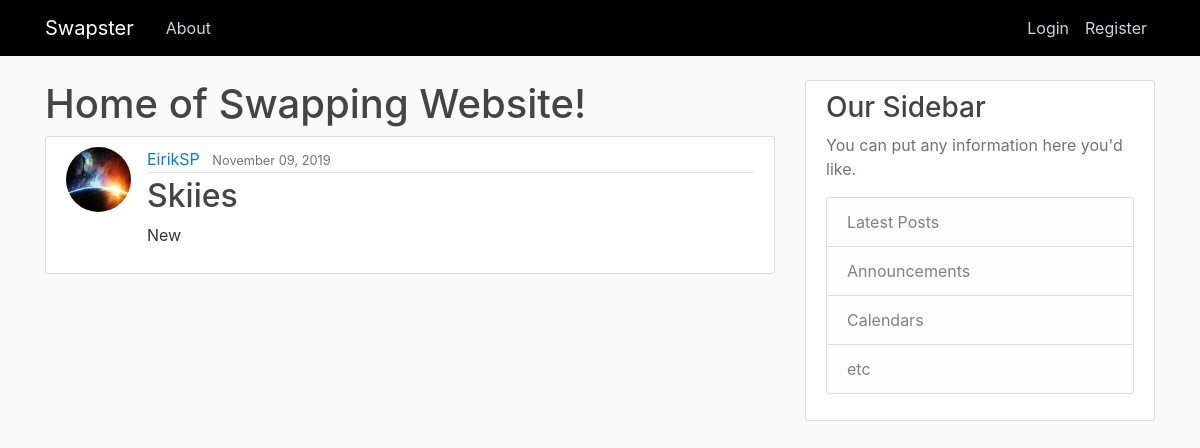
/post/1, run on an earlier commit of the app's database.
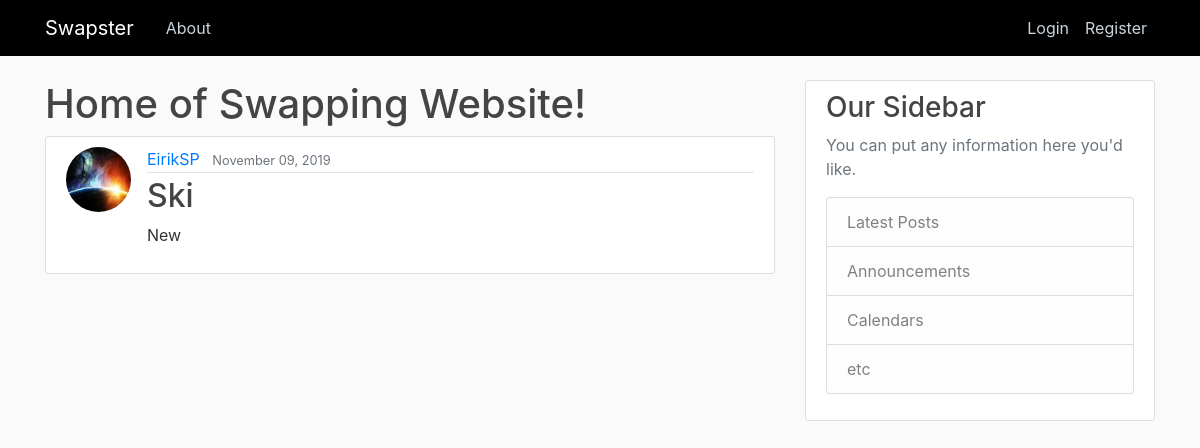
And on a later commit of the database.
### SwapSite/models.py (models this page shows, shortened)
class Post(models.Model):
    item = models.CharField(max_length=50)
    condition = models.CharField(max_length=100)
    date_posted = models.DateTimeField(default=timezone.now)
    seller = models.ForeignKey(User, on_delete=models.CASCADE)

### users/models.py (models this page shows, shortened)
class Profile(models.Model):
    user = models.OneToOneField(User, on_delete=models.CASCADE)
    image = models.ImageField(default='default.jpg', upload_to='profile_pics')

### SwapSite/views.py (the view)
# urls.py: path('post/<int:pk>', PostDetailView.as_view(), name='post-detail'),
class PostDetailView(DetailView):
    model = Post

### SwapSite/templates/SwapSite/post_detail.html (shortened to what this page needs)
{%extends 'SwapSite/base.html'%}
{% block content %}
    <h1>Home of Swapping Website!</h1>
        <article class="media content-section">
            <img class="rounded-circle article-img" src="{{ object.seller.profile.image.url }}" alt="">
            <div class="media-body">
              <div class="article-metadata">
                <a class="mr-2" href="#">{{ object.seller }}</a>
                <small class="text-muted">{{ object.date_posted|date:'F d, Y' }}</small>
              </div>
              <h2 class="article-title">{{ object.item }}</h2>
              <p class="article-content">{{ object.condition }}</p>
            </div>
        </article>
{%endblock content%}

What changed in the data, as far as the page shows it:
changed Post "New": item "Skiies" → "Ski"
